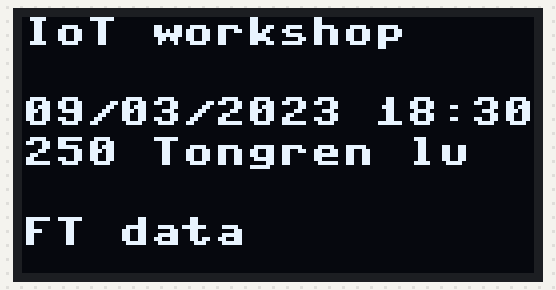
A program run on a simulated MicroPython board. On the bench: 128×64 one-colour display. At 0.1 s the program stops and its outputs stay as they are.

Above: at 0.1 s.

The program:

main.py
```python
"""Upload modeul/ssd1306.py to the board
"""
from machine import Pin, SoftI2C

from ssd1306 import SSD1306_I2C

# look at the microcontroller schematic to find the pin numbers
# https://docs.micropython.org/en/latest/library/machine.I2C.html?highlight=softi2c#machine.SoftI2C
i2c = SoftI2C(sda=Pin(1), scl=Pin(0))
oled = SSD1306_I2C(128, 64, i2c, addr=0x3c)

oled.fill(0)
oled.text("IoT workshop", 0, 0)
oled.text("09/03/2023 18:30", 0, 20)
oled.text("250 Tongren lu", 0, 30)
oled.text("FT data", 0, 50)

oled.show()
# stop the script by pressing ctrl-C in the shell
```
